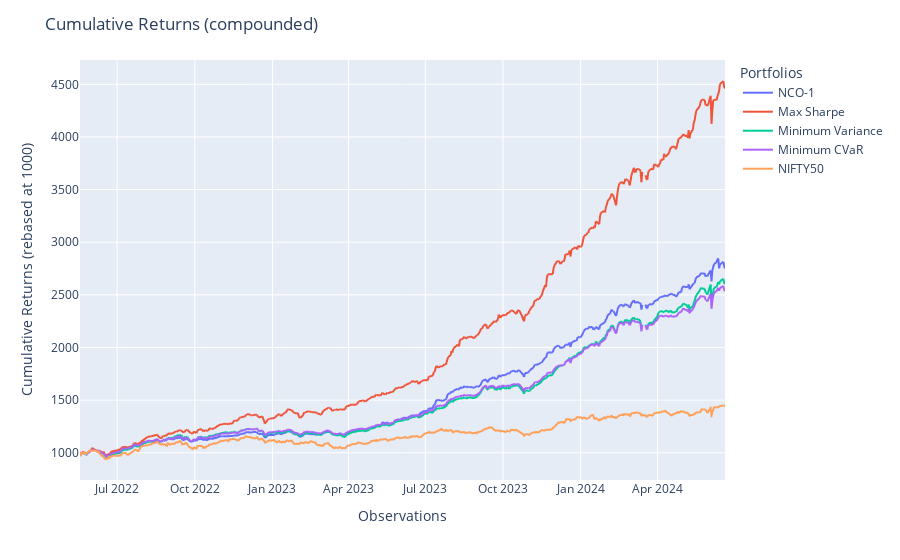

Notebook source saved alongside this figure:
### Code cell
population.plot_cumulative_returns()

### Figure 1 — Plotly figure (JSON) as saved in the notebook; plotly's stock layout.template omitted (floating-point values rounded to 4 significant figures; data arrays with more than 128 entries replaced by an {"elided": "..."} marker saying what was removed)
{"data": [{"hovertemplate": "variable=NCO-1<br>index=%{x}<br>value=%{y}<extra></extra>", "legendgroup": "NCO-1", "line": {"color": "#636efa", "dash": "solid"}, "marker": {"symbol": "circle"}, "mode": "lines", "name": "NCO-1", "showlegend": true, "type": "scattergl", "x": {"elided": "516 str values"}, "xaxis": "x", "y": {"elided": "516 float values"}, "yaxis": "y"}, {"hovertemplate": "variable=Max Sharpe<br>index=%{x}<br>value=%{y}<extra></extra>", "legendgroup": "Max Sharpe", "line": {"color": "#EF553B", "dash": "solid"}, "marker": {"symbol": "circle"}, "mode": "lines", "name": "Max Sharpe", "showlegend": true, "type": "scattergl", "x": {"elided": "516 str values"}, "xaxis": "x", "y": {"elided": "516 float values"}, "yaxis": "y"}, {"hovertemplate": "variable=Minimum Variance<br>index=%{x}<br>value=%{y}<extra></extra>", "legendgroup": "Minimum Variance", "line": {"color": "#00cc96", "dash": "solid"}, "marker": {"symbol": "circle"}, "mode": "lines", "name": "Minimum Variance", "showlegend": true, "type": "scattergl", "x": {"elided": "516 str values"}, "xaxis": "x", "y": {"elided": "516 float values"}, "yaxis": "y"}, {"hovertemplate": "variable=Minimum CVaR<br>index=%{x}<br>value=%{y}<extra></extra>", "legendgroup": "Minimum CVaR", "line": {"color": "#ab63fa", "dash": "solid"}, "marker": {"symbol": "circle"}, "mode": "lines", "name": "Minimum CVaR", "showlegend": true, "type": "scattergl", "x": {"elided": "516 str values"}, "xaxis": "x", "y": {"elided": "516 float values"}, "yaxis": "y"}, {"hovertemplate": "variable=NIFTY50<br>index=%{x}<br>value=%{y}<extra></extra>", "legendgroup": "NIFTY50", "line": {"color": "#FFA15A", "dash": "solid"}, "marker": {"symbol": "circle"}, "mode": "lines", "name": "NIFTY50", "showlegend": true, "type": "scattergl", "x": {"elided": "516 str values"}, "xaxis": "x", "y": {"elided": "516 float values"}, "yaxis": "y"}], "layout": {"legend": {"title": {"text": "Portfolios"}, "tracegroupgap": 0}, "margin": {"t": 60}, "title": {"text": "Cumulative Returns (compounded)"}, "xaxis": {"anchor": "y", "domain": [0, 1], "title": {"text": "Observations"}}, "yaxis": {"anchor": "x", "domain": [0, 1], "tickformat": ".0f", "title": {"text": "Cumulative Returns (rebased at 1000)"}}}}
